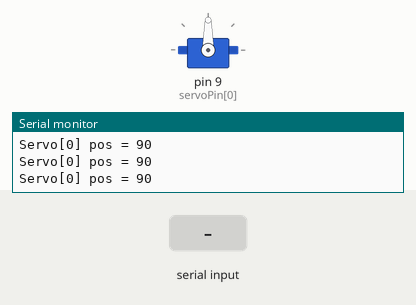
A sketch run on a simulated Arduino Uno, built with avr-gcc and run on an emulated ATmega328P. On the bench: servo, the last lines printed to the serial monitor. Inputs (shaded band) come from the test bench.

Above: at 1.2 s.
1.3 s: "+" received over Serial
At 2.4 s:
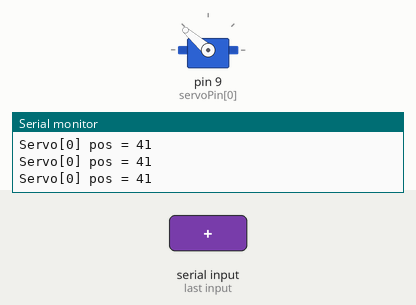
2.8 s: "+" received over Serial
At 3.6 s:
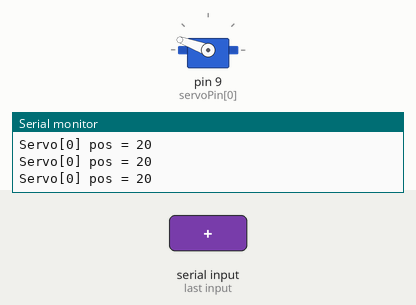
4.3 s: "-" received over Serial
At 4.7 s:
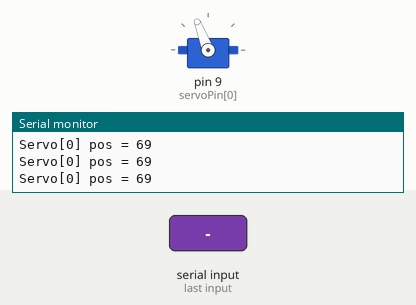
5.8 s: "-" received over Serial
At 7.0 s:
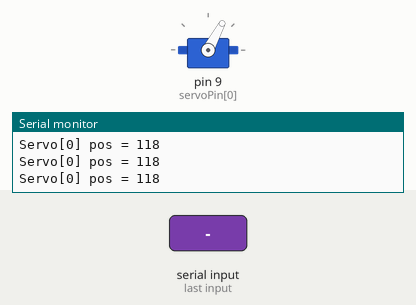
Timing chart, 0 to 8.3 s (numbered marks = the images above; inputs shaded):
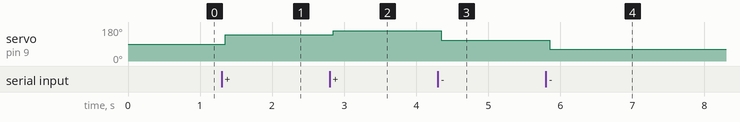

The sketch:

ArduinoServoControl.ino
```cpp
#include <Servo.h>

#define X 0
#define Y 1

const int numServos = 1;

Servo servo[2];
int servoPin[2] = {9, 10};

int center_pos[2] = {90, 90};
int current_pos[2];
int error[2] = {0, 0};

void setup() {
	Serial.begin(9600);

	// Align the servos at startup to the center position
	for (int i = 0; i < numServos; i++) {
		current_pos[i] = center_pos[i];
		servo[i].attach(servoPin[i]);
		servo[i].write(current_pos[i]);
	}
}


long pmilUpdate = 0;
long cmilUpdate = 0;
long dlymilUpdate = 50;

void loop() {
	// Check the serial buffer for servo position error values:
	// 1st byte = x-servo sign [char: +/-], 2nd byte = x-servo error value [char: 0-9]
	// 3rd & 4th byte for y-servo sign & error when y-servo is enabled (i.e. numServos = 2)
	if (Serial.available()) {
		char errorSign[2];
		char errorVal[2];

		for (int i = 0; i < numServos; i++) {
			errorSign[i] = Serial.read();
			delay(50);
			errorVal[i] = Serial.read();

			// Store servo position error if sign is valid, otherwise ignore it
			if (errorSign[i] == '+') {
				error[i] = errorVal[i] - '0';
			} else if (errorSign[i] == '-') {
				error[i] = -(errorVal[i] - '0');
			} else {
				error[i] = 0;
			}

			// Ignore invalid errorVal values (outside range 0-9)
			if (errorVal[i] < '0' || errorVal[i] > '9') {
				errorVal[i] = '0';
			}
		}

	}

	// Update the servo's position, based on the error
	cmilUpdate = millis();
	if (dlymilUpdate < cmilUpdate - pmilUpdate) {
		for (int i = 0; i < numServos; i++) {
			current_pos[i] += error[i];
			error[i] = 0;	//Clear the error, so error is not carried forward
			current_pos[i] = constrain(current_pos[i], 20, 160);
			servo[i].write(180 - current_pos[i]);

			// Print the servo ID and it's position
			Serial.print("Servo[");
			Serial.print(i);
			Serial.print("] pos = ");
			Serial.println(current_pos[i]);
		}
		pmilUpdate = cmilUpdate;
	}

}
```

Measured:
- after the input at 1.3 s, servo on pin 9 (servoPin[0]): 90° → 139° after 0.05 s
- after the input at 2.8 s, servo on pin 9 (servoPin[0]): 139° → 160° after 0.05 s
- after the input at 4.3 s, servo on pin 9 (servoPin[0]): 160° → 111° after 0.05 s
- after the input at 5.8 s, servo on pin 9 (servoPin[0]): 111° → 62° after 0.05 s
